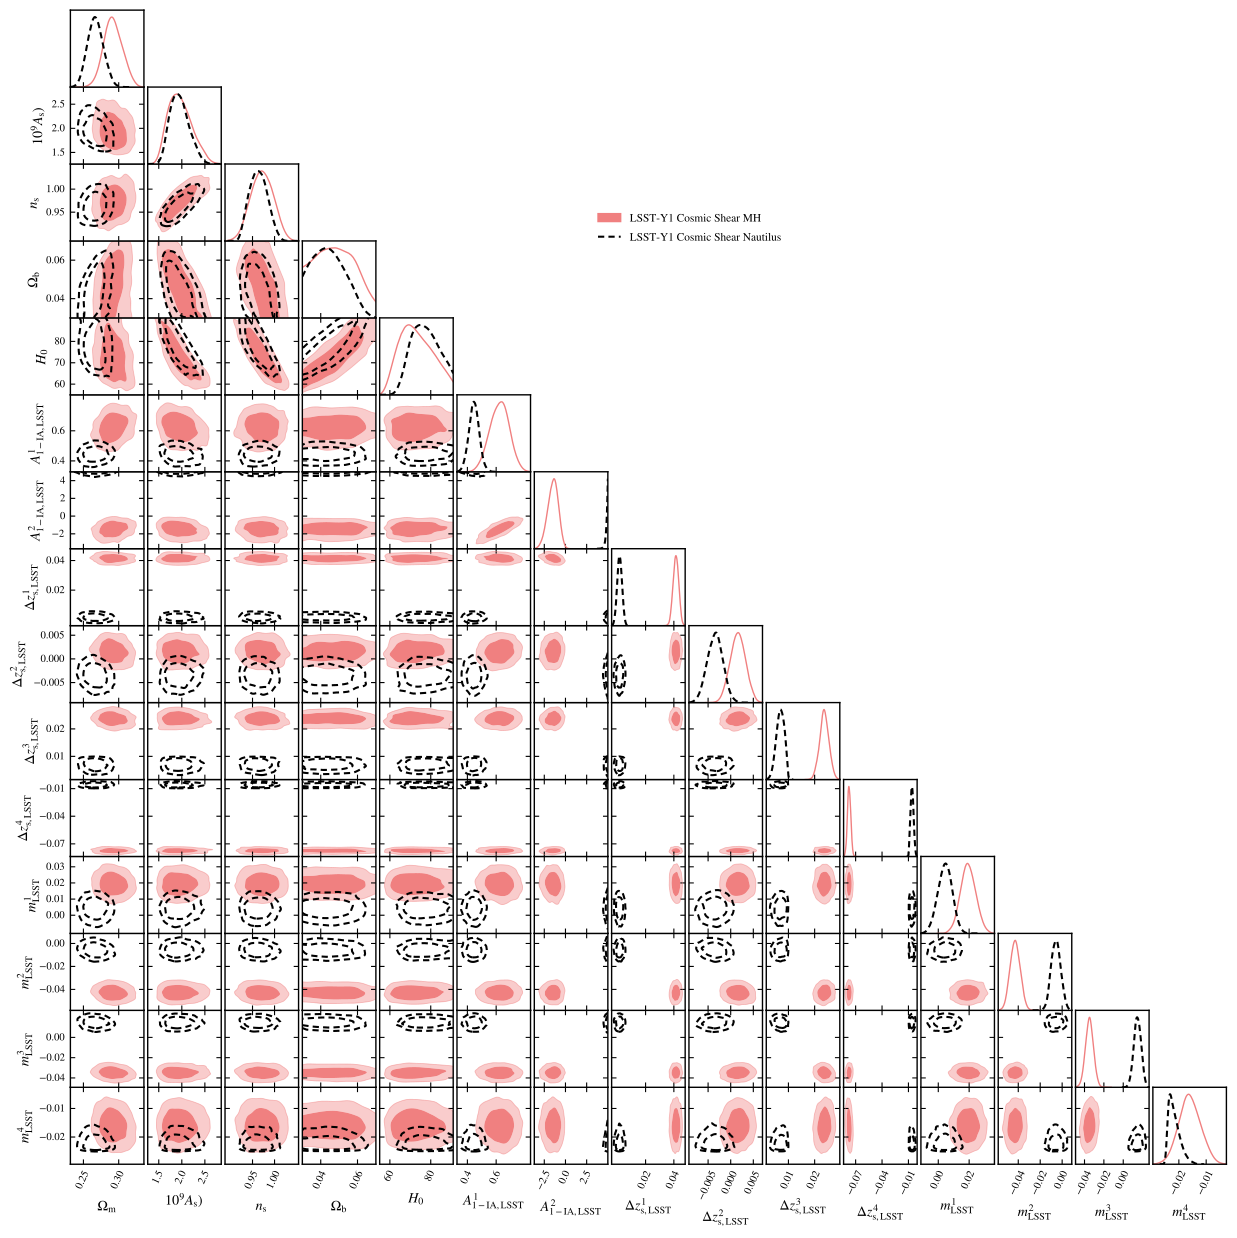

Source code (Python):
import getdist.plots as gplot
from getdist import MCSamples
from getdist import loadMCSamples
import os
import matplotlib
import subprocess
import matplotlib.pyplot as plt
import numpy as np

# GENERAL PLOT OPTIONS
matplotlib.rcParams['mathtext.fontset'] = 'stix'
matplotlib.rcParams['font.family'] = 'STIXGeneral'
matplotlib.rcParams['mathtext.rm'] = 'Bitstream Vera Sans'
matplotlib.rcParams['mathtext.it'] = 'Bitstream Vera Sans:italic'
matplotlib.rcParams['mathtext.bf'] = 'Bitstream Vera Sans:bold'
matplotlib.rcParams['xtick.bottom'] = True
matplotlib.rcParams['xtick.top'] = False
matplotlib.rcParams['ytick.right'] = False
matplotlib.rcParams['axes.edgecolor'] = 'black'
matplotlib.rcParams['axes.linewidth'] = '1.0'
matplotlib.rcParams['axes.labelsize'] = 'medium'
matplotlib.rcParams['axes.grid'] = True
matplotlib.rcParams['grid.linewidth'] = '0.0'
matplotlib.rcParams['grid.alpha'] = '0.18'
matplotlib.rcParams['grid.color'] = 'lightgray'
matplotlib.rcParams['legend.labelspacing'] = 0.77
matplotlib.rcParams['savefig.bbox'] = 'tight'
matplotlib.rcParams['savefig.format'] = 'pdf'

parameter = [u'omegam', u'As_1e9', u'ns', u'omegab', u'H0', u'LSST_A1_1', u'LSST_A1_2',
             u'LSST_DZ_S1',u'LSST_DZ_S2',u'LSST_DZ_S3',u'LSST_DZ_S4',
             u'LSST_M1',u'LSST_M2',u'LSST_M3',u'LSST_M4']
chaindir=os.getcwd()

analysissettings={'smooth_scale_1D':0.35, 'smooth_scale_2D':0.3,'ignore_rows': u'0.4',
'range_confidence' : u'0.005'}

analysissettings2={'smooth_scale_1D':0.35,'smooth_scale_2D':0.3,'ignore_rows': u'0.0',
'range_confidence' : u'0.005'}

root_chains = (
  '/EXAMPLE_EMUL_MCMC1',
  '/example_nautilus1_642',
)

# --------------------------------------------------------------------------------
samples=loadMCSamples(chaindir + root_chains[0],settings=analysissettings)
p = samples.getParams()
samples.addDerived(10*p.omegam,name='om10',label='{10 \\Omega_m}')
samples.addDerived(100*p.omegab,name='ob100',label='{100 \\Omega_b}')
samples.addDerived(10*p.ns,name='ns10',label='{10 n_s}')
samples.saveAsText(chaindir + '/.VM_P1_TMP1')
# --------------------------------------------------------------------------------
samples=loadMCSamples(chaindir+ root_chains[1],settings=analysissettings)
p = samples.getParams()
samples.addDerived(10*p.omegam,name='om10',label='{10 \\Omega_m}')
samples.addDerived(100*p.omegab,name='ob100',label='{100 \\Omega_b}')
samples.addDerived(10*p.ns,name='ns10',label='{10 n_s}')
samples.saveAsText(chaindir + '/.VM_P1_TMP2')
# --------------------------------------------------------------------------------


#GET DIST PLOT SETUP
g=gplot.getSubplotPlotter(chain_dir=chaindir,
  analysis_settings=analysissettings2,width_inch=12.5)
g.settings.axis_tick_x_rotation=65
g.settings.lw_contour = 1.2
g.settings.legend_rect_border = False
g.settings.figure_legend_frame = False
g.settings.axes_fontsize = 13.0
g.settings.legend_fontsize = 13.5
g.settings.alpha_filled_add = 0.85
g.settings.lab_fontsize=15.5
g.legend_labels=False

print(chaindir)

param_3d = None
g.triangle_plot([chaindir + '/.VM_P1_TMP1',chaindir + '/.VM_P1_TMP2'],
parameter,
plot_3d_with_param=param_3d,line_args=[
{'lw': 1.2,'ls': 'solid', 'color':'lightcoral'},
{'lw': 1.2,'ls': '--', 'color':'black'},
{'lw': 1.6,'ls': '-.', 'color': 'maroon'},
{'lw': 1.6,'ls': 'solid', 'color': 'indigo'},
],
contour_colors=['lightcoral','black','maroon','indigo'],
contour_ls=['solid','--','-.'], 
contour_lws=[1.0,1.5,1.5,1.0],
filled=[True,False,False,True],
shaded=False,
legend_labels=[
'LSST-Y1 Cosmic Shear MH',
'LSST-Y1 Cosmic Shear Nautilus',
],
legend_loc=(0.48, 0.80))


g.export()
